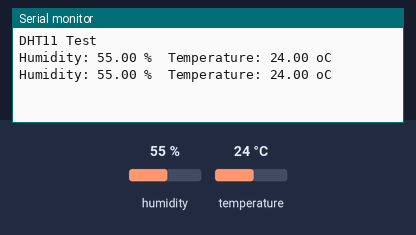
Bench run of a sketch on a simulated Arduino Uno, built with avr-gcc and run on an emulated ATmega328P. Shown: the last lines printed to the serial monitor. The test bench sets the inputs (shaded band); at power-on: humidity 55 %, temperature 24 °C.

Above: at 4.8 s.
4.9 s: humidity set to 22 %
At 6.7 s:
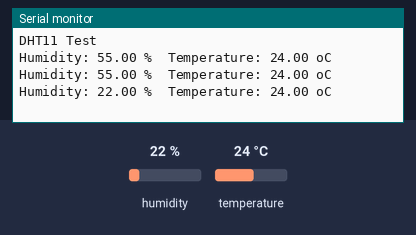
7.9 s: temperature set to 12 °C
At 9.1 s:
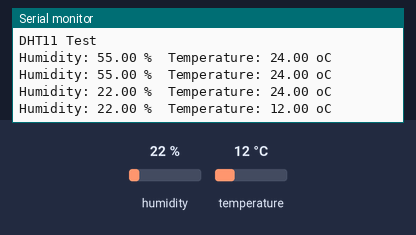
10.9 s: humidity set to 40 %
At 12.7 s:
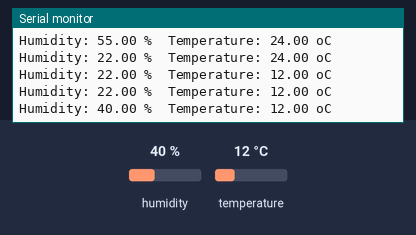
Timing chart, 0 to 14.2 s (numbered marks = the images above; inputs shaded):
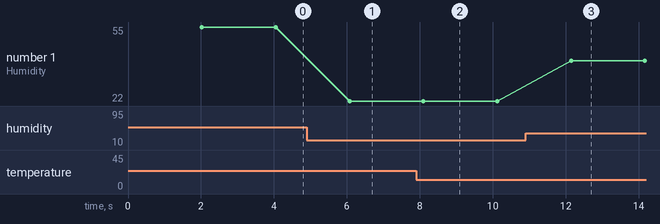

The sketch:

Temp_Humidity.ino
```cpp
/*
  DHT11 example for Arduino
  - reads temperature (°C) and humidity (%)
  - prints values to Serial Monitor
  - data pin on A0
  - uses the Adafruit DHT library
*/

#include <DHT.h>          // <-- Make sure the library is installed

// Pin connected to the DHT11 data pin
#define DHTPIN 11          // or 14 – A0 is equivalent to digital pin 14

// Choose the sensor type: DHT11 or DHT22
#define DHTTYPE DHT11

// Create DHT object
DHT dht(DHTPIN, DHTTYPE);

void setup() {
  Serial.begin(9600);
  Serial.println("DHT11 Test");

  dht.begin();           // Initialise the sensor
}

void loop() {
  // DHT11 requires at least 2 s between readings
  delay(2000);

  // Read humidity
  float h = dht.readHumidity();

  // Read temperature in Celsius
  float t = dht.readTemperature(); // (t = dht.readTemperature(true);) for °F

  // Check if any reads failed
  if (isnan(h) || isnan(t)) {
    Serial.println("Failed to read from DHT sensor!");
    return;               // Skip printing
  }

  // Print the results
  Serial.print("Humidity: ");
  Serial.print(h);
  Serial.print(" %\t");

  Serial.print("Temperature: ");
  Serial.print(t);
  Serial.println(" oC");
}
```

Measured:
- after the input at 4.9 s, the serial monitor: prints a new line after 1.2 s (image 1)
- after the input at 7.9 s, the serial monitor: prints a new line after 0.20 s (image 2)
- after the input at 10.9 s, the serial monitor: prints a new line after 1.2 s (image 3)
- plotted number 1: 55 → 22 after the input at 4.9 s, 22 → 40 after the input at 10.9 s
